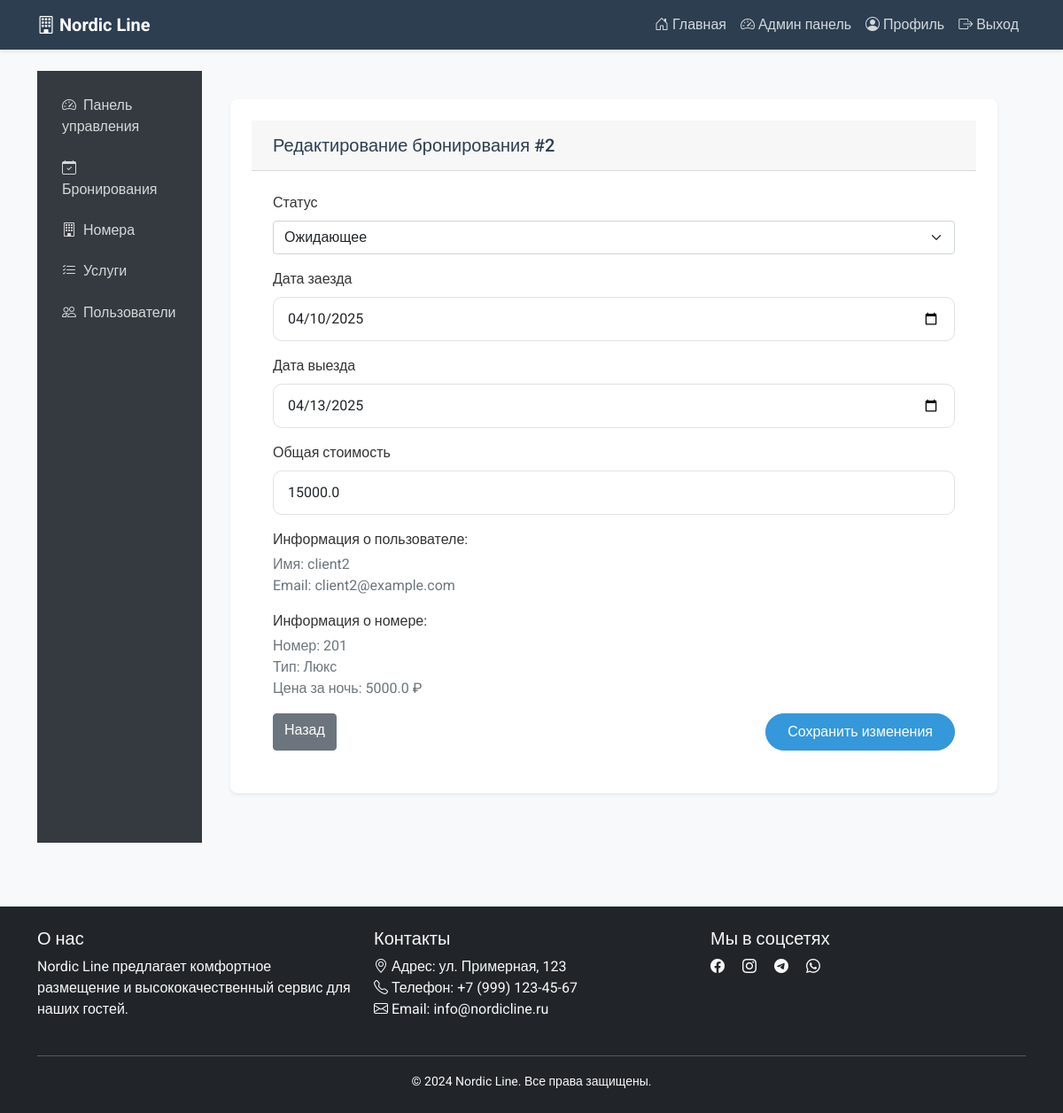
Screenshot of /admin/bookings/edit/2 (signed in) with the database file from the repository.
### models.py (models this page shows, shortened)
class Booking(db.Model):
    id = db.Column(db.Integer, primary_key=True)
    user_id = db.Column(db.Integer, db.ForeignKey('user.id'), nullable=False)
    room_id = db.Column(db.Integer, db.ForeignKey('room.id'), nullable=False)
    check_in = db.Column(db.Date, nullable=False)
    check_out = db.Column(db.Date, nullable=False)
    status = db.Column(db.String(20), default='pending')  # pending, confirmed, cancelled
    total_price = db.Column(db.Float, nullable=False)
    created_at = db.Column(db.DateTime, default=datetime.utcnow)
    user = db.relationship('User', backref='bookings')
    room = db.relationship('Room', back_populates='bookings')

class User(UserMixin, db.Model):
    id = db.Column(db.Integer, primary_key=True)
    username = db.Column(db.String(80), unique=True, nullable=False)
    password = db.Column(db.String(120), nullable=False)
    role = db.Column(db.String(20), nullable=False)  # 'admin', 'manager', 'client'
    email = db.Column(db.String(120), unique=True, nullable=False)
    created_at = db.Column(db.DateTime, default=datetime.utcnow)

class Room(db.Model):
    id = db.Column(db.Integer, primary_key=True)
    number = db.Column(db.String(10), unique=True, nullable=False)
    type = db.Column(db.String(50), nullable=False)
    price = db.Column(db.Float, nullable=False)
    capacity = db.Column(db.Integer, nullable=False)
    description = db.Column(db.Text)
    images = db.Column(db.String(1000))  # Храним список изображений как строку
    tags = db.Column(db.String(500))  # Храним теги как строку, разделенную запятыми
    bookings = db.relationship('Booking', back_populates='room', lazy=True)

### app.py (the view, shortened to what this page needs)
@app.route('/admin/bookings/edit/<int:booking_id>', methods=['GET', 'POST'])
@login_required
def edit_booking(booking_id):
    if current_user.role != 'admin':
        flash('Доступ запрещен')
        return redirect(url_for('index'))
    booking = Booking.query.get_or_404(booking_id)
    return render_template('admin/edit_booking.html', booking=booking)

### app.py (called while the page is built)
@login_manager.user_loader
def load_user(user_id):
    return User.query.get(int(user_id))

### templates/admin/edit_booking.html (shortened to what this page needs)
{% extends "admin/base.html" %}
{% block admin_content %}
<div class="admin-card">
    <div class="admin-card-header">
        <h3 class="mb-0">Редактирование бронирования #{{ booking.id }}</h3>
    </div>
    <div class="admin-card-body">
        <form method="POST">
            <div class="mb-3">
                <label for="status" class="form-label">Статус</label>
                <select class="form-select" id="status" name="status" required>
                    <option value="pending" {% if booking.status == 'pending' %}selected{% endif %}>Ожидающее</option>
                </select>
            </div>
            <div class="mb-3">
                <label for="check_in" class="form-label">Дата заезда</label>
                <input type="date" class="form-control" id="check_in" name="check_in"
                       value="{{ booking.check_in.strftime('%Y-%m-%d') }}" required>
            </div>
            <div class="mb-3">
                <label for="check_out" class="form-label">Дата выезда</label>
                <input type="date" class="form-control" id="check_out" name="check_out"
                       value="{{ booking.check_out.strftime('%Y-%m-%d') }}" required>
            </div>
            <div class="mb-3">
                <label for="total_price" class="form-label">Общая стоимость</label>
                <input type="number" class="form-control" id="total_price" name="total_price"
                       value="{{ booking.total_price }}" step="0.01" required>
            </div>
            <div class="mb-3">
                <p class="mb-1">Информация о пользователе:</p>
                <p class="text-muted mb-0">Имя: {{ booking.user.username }}</p>
                <p class="text-muted mb-0">Email: {{ booking.user.email }}</p>
            </div>
            <div class="mb-3">
                <p class="mb-1">Информация о номере:</p>
                <p class="text-muted mb-0">Номер: {{ booking.room.number }}</p>
                <p class="text-muted mb-0">Тип: {{ booking.room.type }}</p>
                <p class="text-muted mb-0">Цена за ночь: {{ booking.room.price }} ₽</p>
            </div>
            <div class="d-flex justify-content-between">
                <a href="{{ url_for('admin_bookings') }}" class="btn btn-secondary">Назад</a>
                <button type="submit" class="btn btn-primary">Сохранить изменения</button>
            </div>
        </form>
    </div>
</div>
{% endblock %}

### static/css/style.css (style rules this page uses)
:root { --primary-color: #2c3e50; --secondary-color: #3498db; --accent-color: #e74c3c; --light-bg: #f8f9fa; --dark-bg: #2c3e50; }
body { font-family: 'Roboto', sans-serif; background-color: var(--light-bg); color: #333; min-height: 100vh; display: flex; flex-direction: column; }
.btn-primary { background-color: var(--secondary-color); border-color: var(--secondary-color); padding: 0.5rem 1.5rem; border-radius: 25px; transition: all 0.3s ease; }
.form-control { border-radius: 10px; border: 1px solid #dee2e6; padding: 0.75rem 1rem; }
.admin-card { background-color: white; border-radius: 15px; padding: 1.5rem; margin-bottom: 1.5rem; box-shadow: 0 5px 15px rgba(0,0,0,0.05); }
.admin-card h3 { color: var(--primary-color); font-size: 1.25rem; margin-bottom: 1rem; }

### templates/admin/base.html (style rules this page uses)
.admin-card { background: #fff; border-radius: 0.5rem; box-shadow: 0 0.125rem 0.25rem rgba(0,0,0,.075); margin-bottom: 1.5rem; }
.admin-card-header { padding: 1rem 1.5rem; border-bottom: 1px solid rgba(0,0,0,.125); background-color: rgba(0,0,0,.03); }
.admin-card-body { padding: 1.5rem; }

### rows the page displays
Booking: id "2", status "Ожидающее", check_in "04/10/2025", check_out "04/13/2025", total_price "15000.0"
User: user.username "client2", user.email "client2@example.com"
Room: room.number "201", room.type "Люкс", room.price "5000.0"
